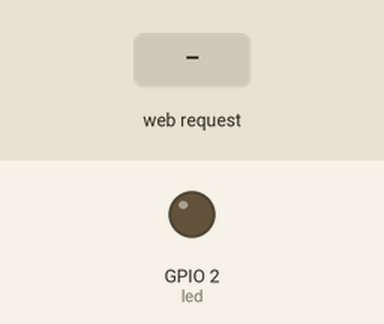
This program was run on a simulated ESP32 board running MicroPython. Shown: output pins drawn as LEDs (lit = HIGH). The test bench sets the inputs (shaded band). WiFi joins after 1.5 s; files that are not in the repository are absent; the clock reads 2024-03-15 10:24:30 at power-on unless the program sets it; what the program prints to the serial console is not drawn.

Above: at 3.2 s.
3.3 s: HTTP request GET /light received
At 4.5 s:
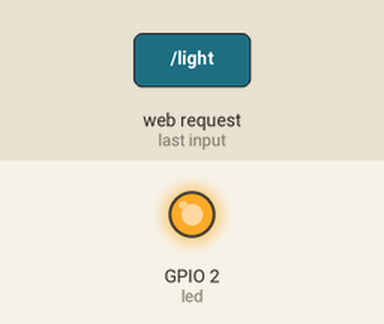
4.8 s: HTTP request GET /nolight received
At 5.8 s:
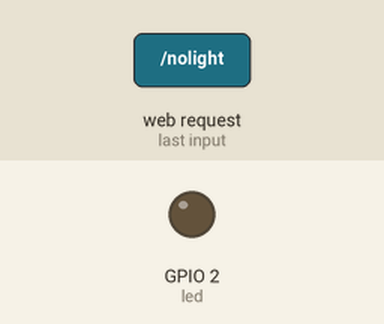
Timing chart, 0 to 7.8 s (numbered marks = the images above; inputs shaded):
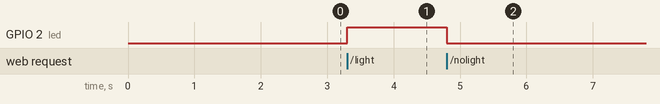

Measured:
- after the input at 3.3 s, GPIO 2 (led): LOW → HIGH at once
- after the input at 4.8 s, GPIO 2 (led): HIGH → LOW at once

The program:

picoWebLed.py
```python
import picoweb
import machine
from customnetwork import customnetwork
customnetwork.start()

led = machine.Pin(2, machine.Pin.OUT)
app = picoweb.WebApp(__name__)

@app.route("/")
def index(req, resp):
    yield from picoweb.start_response(resp)
    yield from resp.awrite("""<button onclick="fetch('light')">Licht an</button><br>""")
    yield from resp.awrite("""<button onclick="fetch('nolight')">Licht aus</button><br>""")

@app.route("/light")
def lightFn(req, resp):
    yield from picoweb.start_response(resp)
    led.value(1)
    yield from resp.awrite("light")

@app.route("/nolight")
def noLightFn(req, resp):
    yield from picoweb.start_response(resp)
    led.value(0)
    yield from resp.awrite("nolight")

app.run(debug=True, host = customnetwork.getIP(), port = 80)
```

customnetwork.py
```python
class customnetwork:
    def setupSTA():
        import network
        import time
        import sys

        # default credentials
        wifi_ssid = "micropython-iot"
        if sys.platform == "esp32":
            wifi_ssid = "esp32-iot"
        elif sys.platform == "rp2":
            wifi_ssid = "rp2-iot"
        wifi_pass = "123456"
        reconnects_max = 8

        # read from first line of files if found
        try:
            fileSsid = open('wifi_ssid.txt')
            filePassword = open('wifi_pass.txt')
            ssid = fileSsid.readline().strip()
            password = filePassword.readline().strip()
            fileSsid.close()
            filePassword.close()
            wifi_ssid = ssid
            wifi_pass = password
            if ssid == "" or password == "": # do not continue without entries
                return
        except:
            pass

        wlan = network.WLAN(network.STA_IF)
        if not wlan.isconnected():
            wlan.active(True)
            macAddress = wlan.config("mac") #or machine.unique_id()
            host = "mp-" + "".join("{:02x}".format(b) for b in macAddress[3:])
            if sys.platform == "esp32":
                host = "esp32-" + "".join("{:02x}".format(b) for b in macAddress[3:])
            elif sys.platform == "rp2":
                host = "rp2-" + "".join("{:02x}".format(b) for b in macAddress[3:])
            try:
                wlan.config(hostname = host)
                wlan.config(reconnects = reconnects_max)
                wlan.config(dhcp_hostname = host)
            except:
                pass
            wlan.connect(wifi_ssid, wifi_pass)
            #wlan.ifconfig(config=('192.168.0.101', '255.255.255.0', '192.168.1.1', '8.8.8.8')) # (ip, subnet_mask, gateway, DNS_server)
            print("[wlan] trying to connect to {0} as host {1}".format(wifi_ssid, host))

            reconnects_num = 0
            while not wlan.isconnected() and reconnects_num < reconnects_max:
                reconnects_num += 1
                print("[wlan] trying ... [t = {}]".format(time.time()))
                time.sleep(1)
            if not wlan.isconnected():
                raise Exception("wifi connection failed - too many reconnect attempts")
        else:
            print("[wlan] board already connected to {}".format(wlan.config("essid")))

        customnetwork.printNetworkInformation()

    def setupAP():
        import network
        import time

        wifi_ssid = "esp32-wifi-" + "".join("{:02x}".format(b) for b in macAddress[3:])
        wifi_pass = "123456"

        wlan = network.WLAN(network.AP_IF)
        wlan.active(True)
        wlan.config(essid = wifi_ssid, password = wifi_pass)

        while wlan.active() == False:
            print("[wlan] creating ap ... [{}]".format(time.time()))
            time.sleep(1)

        print("[wlan] ap created")
        customnetwork.printNetworkInformation()

    def printNetworkInformation(detail = False):
        import network
        wlan = network.WLAN()
        ni = wlan.ifconfig()
        print("[wlan] ----- network information -----")
        print("[wlan] Hostname: {0}".format(wlan.config("hostname")))
        print("[wlan] SSID: {0}".format(wlan.config("essid")))
        print("[wlan] IP: {0}".format(ni[0]))
        if detail == True:
            print("[wlan] Subnetmask: {0}".format(ni[1]))
            print("[wlan] Gateway: {0}".format(ni[2]))
            print("[wlan] DNS: {0}".format(ni[3]))
        print("[wlan] -------------------------------")

    def getIP():
        import network
        wlan = network.WLAN()
        return wlan.ifconfig()[0]

    def start():
        customnetwork.setupSTA()

if __name__ == '__main__':
    customnetwork.start()
```
